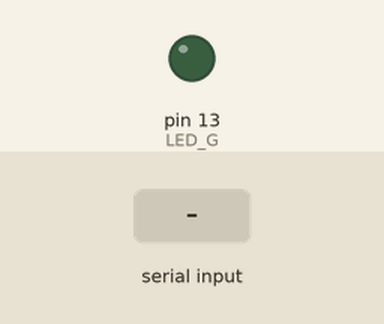
This sketch was run on a simulated Arduino Uno, built with avr-gcc and run on an emulated ATmega328P. Shown: output pins drawn as LEDs (lit = HIGH). Inputs (shaded band) come from the test bench. What the sketch prints to the serial monitor is not drawn.

Above: at 1.2 s.
1.3 s: "H" received over the second serial link
At 2.5 s:
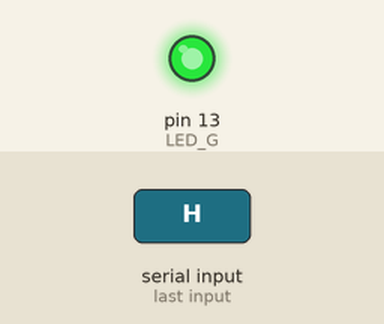
2.8 s: "L" received over the second serial link
At 3.9 s:
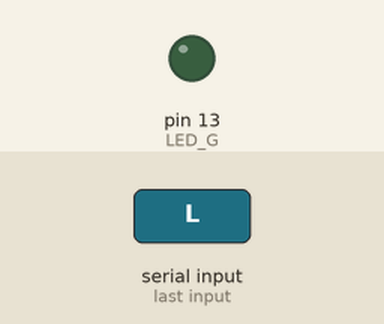
Timing chart, 0 to 5.8 s (numbered marks = the images above; inputs shaded):
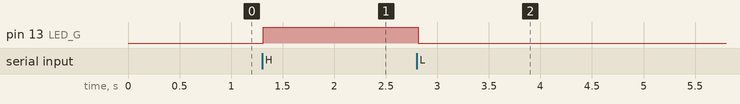

Measured:
- after the input at 1.3 s, pin 13 (LED_G): LOW → HIGH at once
- after the input at 2.8 s, pin 13 (LED_G): HIGH → LOW at once

The sketch:

project.ino
```cpp
#include <SoftwareSerial.h>


SoftwareSerial BTserial(2, 3); // RX | TX


int LED_G = 13;
char c = ' ';
void setup(){
    Serial.begin(9600);
    Serial.println("Arduino is ready");
    BTserial.begin(9600);
    // HC-05 default serial speed for communication mode is 9600
    pinMode(LED_G, OUTPUT);
}


void loop(){
    // Keep reading from HC-05 and send to Arduino Serial Monitor
    if (BTserial.available()){
        String Data = "";
        c = BTserial.read();
        Data.concat(c);
        BTserial.println(c);
    }else{
        BTserial.println("Não disponivel");
    }
    if (c == 'H'){
        BTserial.println(c);
        digitalWrite(LED_G, HIGH);
        BTserial.println("GREEN LED IS ON");
    }else{
        if (c == 'L'){
            BTserial.println(c);
            digitalWrite(LED_G, LOW);
            BTserial.println("GREEN LED IS OFF");
        }
    }
}
```
